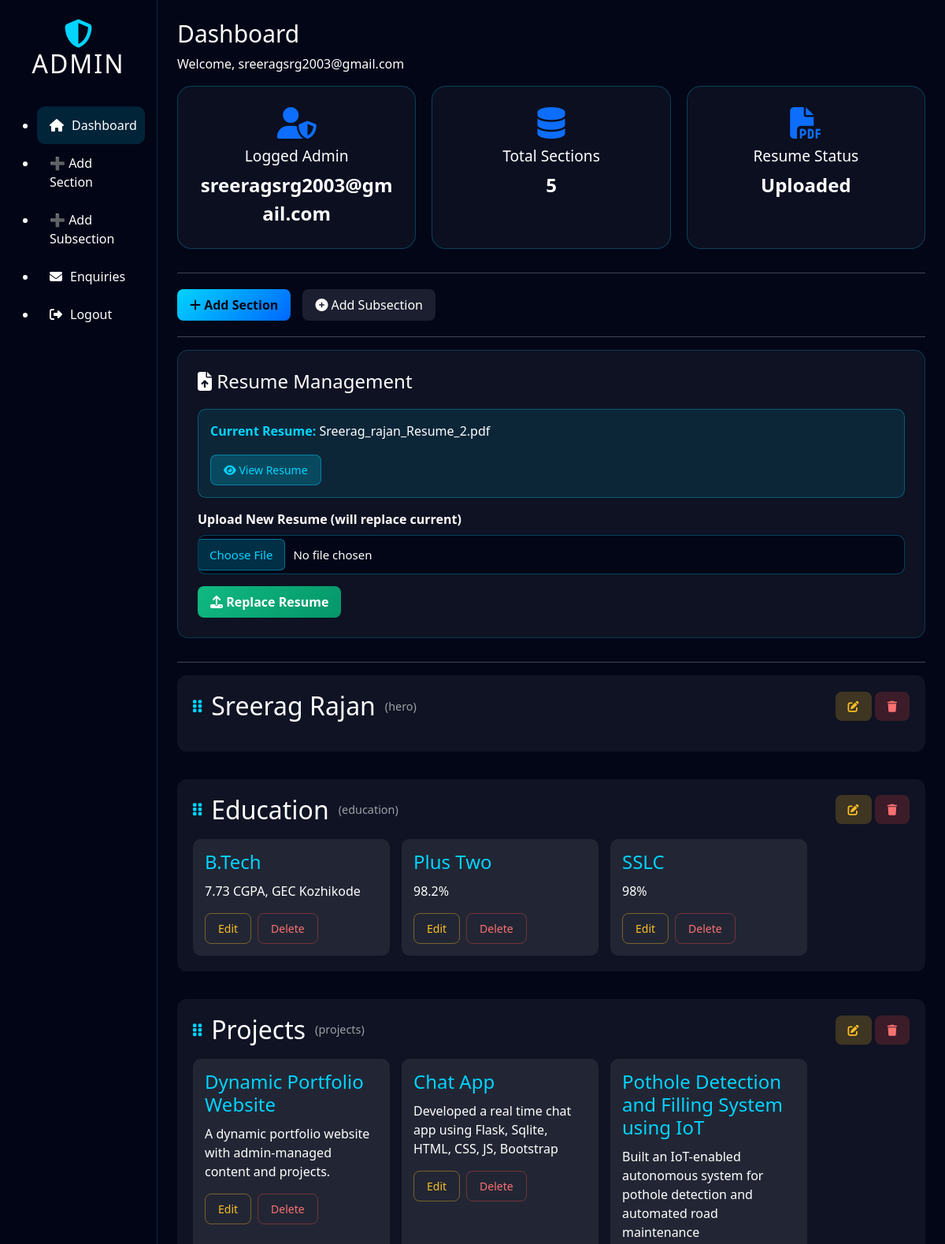
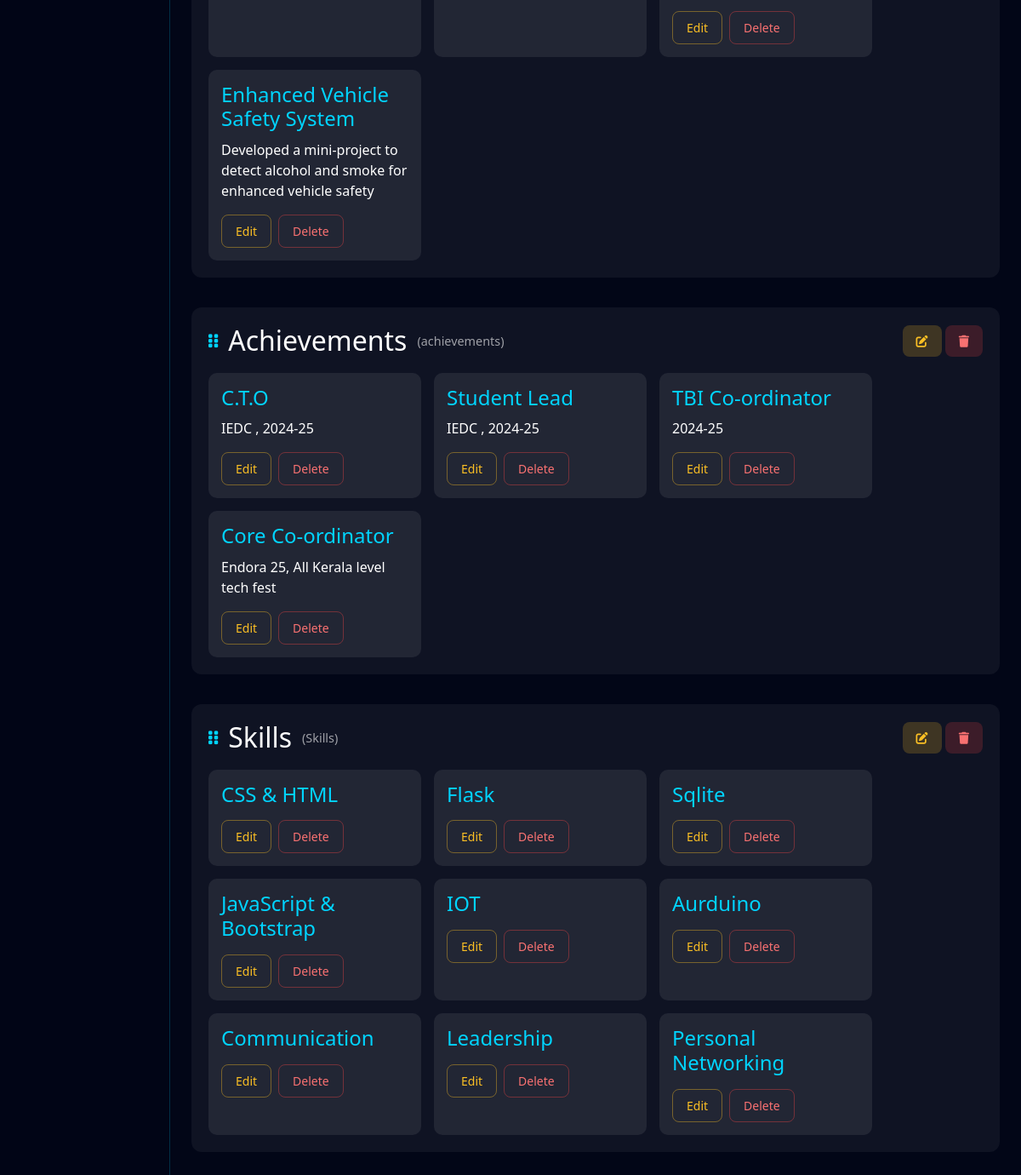
Screenshot of /admin/dashboard (signed in) with the database file from the repository (2 pictures, top to bottom).
### models.py (models this page shows)
class Resume(db.Model):
    __tablename__ = "resume"
    id = db.Column(db.Integer, primary_key=True)
    filename = db.Column(db.String(255), nullable=False)

class SectionHead(db.Model):
    __tablename__ = "section_head"
    id = db.Column(db.Integer, primary_key=True)
    section_name = db.Column(db.String(100), unique=True, nullable=False)
    section_title = db.Column(db.String(200), nullable=False)
    section_description = db.Column(db.Text)
    display_order = db.Column(db.Integer, default=0)
    items = db.relationship("SectionBody", backref="section", cascade="all, delete",
                            order_by="SectionBody.item_order")

class SectionBody(db.Model):
    __tablename__ = "section_body"
    id = db.Column(db.Integer, primary_key=True)
    section_id = db.Column(db.Integer, db.ForeignKey("section_head.id"), nullable=False)
    content_key = db.Column(db.String(100), nullable=False)
    content_value = db.Column(db.Text, nullable=False)
    group_id = db.Column(db.Integer, default=0)
    item_order = db.Column(db.Integer, default=0)

### admin/routes.py (the view)
@admin_bp.route("/dashboard")
@login_required
def dashboard():
    sections = SectionHead.query.order_by(SectionHead.display_order).all()
    resume = Resume.query.first()
    return render_template(
        "admin_dashboard.html",
        sections=sections,
        resume=resume
    )

### admin/routes.py (called while the page is built)
def login_required(f):
    from functools import wraps
    @wraps(f)
    def wrapper(*args, **kwargs):
        if "admin_id" not in session:
            return redirect(url_for("admin.login"))
        return f(*args, **kwargs)
    return wrapper

### templates/admin_dashboard.html (shortened to what this page needs)
{% extends "admin_layout.html" %}
{% set active = "dashboard" %}
{% set page_title = "Dashboard" %}
{% block content %}
<div class="dashboard-cards">
    <div class="card">
        <i class="fas fa-user-shield text-primary"></i>
        <h3>Logged Admin</h3>
        <p>{{ session['admin_username'] }}</p>
    </div>
    <div class="card">
        <i class="fas fa-database text-primary"></i>
        <h3>Total Sections</h3>
        <p>{{ sections|length }}</p>
    </div>
    <div class="card">
        <i class="fas fa-file-pdf text-primary"></i>
        <h3>Resume Status</h3>
        <p>{% if resume %}Uploaded{% else %}Not Uploaded{% endif %}</p>
    </div>
</div>
<hr>
<div class="action-buttons">
    <a class="btn btn-primary" href="{{ url_for('admin.add_section_head') }}">
        <i class="fas fa-plus"></i> Add Section
    </a>
    <a class="btn btn-secondary" href="{{ url_for('admin.add_subsection') }}">
        <i class="fas fa-plus-circle"></i> Add Subsection
    </a>
</div>
<hr>
<div class="resume-upload-section">
    <h3>
        <i class="fas fa-file-upload"></i> Resume Management
    </h3>
    {% if resume %}
    <div class="current-resume">
        <p>
            <strong>Current Resume:</strong> {{ resume.filename }}
        </p>
        <a href="{{ url_for('static', filename='uploads/resume/' + resume.filename) }}"
           target="_blank"
           class="btn btn-sm btn-info mt-2">
            <i class="fas fa-eye"></i> View Resume
        </a>
    </div>
    {% else %}
    <div class="alert alert-warning">
        <i class="fas fa-exclamation-triangle"></i> No resume uploaded yet.
    </div>
    {% endif %}
    <form method="POST"
          action="{{ url_for('admin.upload_resume') }}"
          enctype="multipart/form-data"
          style="margin-top: 15px;">
        <div class="form-group" style="margin-bottom: 15px;">
            <label style="color: white; margin-bottom: 8px; display: block;">
                {% if resume %}Upload New Resume (will replace current){% else %}Upload Resume{% endif %}
            </label>
            <input type="file"
                   name="resume"
                   accept=".pdf"
                   required
                   class="form-control"
                   style="background: rgba(2,6,23,0.9); color: white; border: 1px solid rgba(0,212,255,0.3); border-radius: 10px; padding: 10px;">
        </div>
        <button type="submit" class="btn btn-success">
            <i class="fas fa-upload"></i> {% if resume %}Replace Resume{% else %}Upload Resume{% endif %}
        </button>
    </form>
</div>
<hr>
<div id="sections-container">
{% for section in sections %}
<div class="section-block" data-id="{{ section.id }}">
    <div class="section-header">
        <div class="section-title-wrap">
            <span class="drag-handle">
                <i class="fas fa-grip-vertical"></i>
            </span>
            <h2>{{ section.section_title }}</h2>
            <span class="section-name">({{ section.section_name }})</span>
        </div>
        <div class="section-actions">
            <a href="{{ url_for('admin.edit_section', id=section.id) }}"
               class="btn btn-sm btn-warning">
                <i class="fas fa-edit"></i>
            </a>
            <a href="{{ url_for('admin.delete_section', id=section.id) }}"
               class="btn btn-sm btn-danger"
               onclick="return confirm('Delete this section and all subsections?');">
                <i class="fas fa-trash"></i>
            </a>
        </div>
    </div>
    <div class="subsection-grid">
        {% for item in section.items %}
        <div class="sub-card">
            <h4>{{ item.content_key }}</h4>
            <p>{{ item.content_value }}</p>
            <div class="sub-actions">
                <a href="{{ url_for('admin.edit_subsection', id=item.id) }}"
                   class="btn btn-sm btn-outline-warning">Edit</a>
                <a href="{{ url_for('admin.delete_subsection', id=item.id) }}"
                   class="btn btn-sm btn-outline-danger"
                   onclick="return confirm('Delete this subsection?');">
                    Delete
                </a>
            </div>
        </div>
        {% endfor %}
    </div>
</div>
{% endfor %}
</div>
{% endblock %}

### templates/admin_layout.html (shortened to what this page needs)
<!DOCTYPE html>
<html lang="en">
<head>
    <link href="https://cdn.jsdelivr.net/npm/bootstrap@5.3.3/dist/css/bootstrap.min.css" rel="stylesheet">
    <link rel="stylesheet" href="{{ url_for('static', filename='css/admin_dashboard.css') }}">
    <link rel="stylesheet" href="{{ url_for('static', filename='css/admin_forms.css') }}">
    <link rel="stylesheet" href="https://cdnjs.cloudflare.com/ajax/libs/font-awesome/6.6.0/css/all.min.css">
</head>
<body class="admin-body">
    <div class="container-fluid min-vh-100">
        <div class="row min-vh-100">
            <aside id="sidebarMenu" class="col-md-3 col-lg-2 sidebar collapse d-md-block">
                <div class="sidebar-header">
                    <i class="fas fa-shield-alt logo-icon"></i>
                    <h2>ADMIN</h2>
                </div>
                <ul class="sidebar-menu">
                    <li>
                        <a href="{{ url_for('admin.dashboard') }}"
                            class="{% if active=='dashboard' %}active{% endif %}">
                            <i class="fas fa-home"></i> Dashboard
                        </a>
                    </li>
                    <li>
                        <a href="{{ url_for('admin.add_section_head') }}">
                            ➕ Add Section
                        </a>
                    </li>
                    <li>
                        <a href="{{ url_for('admin.add_subsection') }}">
                            ➕ Add Subsection
                        </a>
                    </li>
                    <li>
                        <a href="{{ url_for('admin.enquiries') }}">
                            <i class="fas fa-envelope"></i> Enquiries
                        </a>
                    </li>
                    <li>
                        <a href="{{ url_for('admin.logout') }}" class="logout-btn">
                            <i class="fas fa-sign-out-alt"></i> Logout
                        </a>
                    </li>
                </ul>
            </aside>
            <main class="col-md-9 col-lg-10 main-content">
                <header class="admin-header">
                    <h1>{{ page_title }}</h1>
                    <p>Welcome, {{ session['admin_username'] }}</p>
                </header>
                <section class="content-section">
                    {% block content %}{% endblock %}
                </section>
            </main>
        </div>
    </div>
</body>
</html>

### static/css/admin_dashboard.css (style rules this page uses)
* { margin: 0; padding: 0; box-sizing: border-box; }
body.admin-body { background: #020617; color: #ffffff; min-height: 100vh; font-family: 'Segoe UI', Tahoma, Geneva, Verdana, sans-serif; }
.sidebar { background: rgba(2, 6, 23, 0.95); min-height: 100vh; border-right: 1px solid rgba(0, 212, 255, 0.2); padding: 25px 15px; }
.sidebar-header { text-align: center; margin-bottom: 35px; }
.logo-icon { font-size: 36px; color: #00d4ff; }
.sidebar-header h2 { color: #ffffff; letter-spacing: 2px; }
.sidebar-menu a { display: flex; align-items: center; gap: 10px; padding: 12px 16px; color: #ffffff !important; text-decoration: none; border-radius: 10px; transition: 0.3s ease; font-weight: 500; }
.sidebar-menu a:hover, .sidebar-menu a.active { background: rgba(0, 212, 255, 0.15); }
.main-content { padding: 25px; }
.admin-header h1 { font-size: 30px; color: #ffffff !important; }
.admin-header p { color: #ffffff !important; }
.dashboard-cards { display: flex; gap: 20px; margin-bottom: 30px; flex-wrap: wrap; }
.card { flex: 1; min-width: 200px; background: rgba(255, 255, 255, 0.04); padding: 26px; border-radius: 18px; border: 1px solid rgba(0, 212, 255, 0.25); text-align: center; transition: 0.3s ease; }
.card i { font-size: 2.5rem; margin-bottom: 10px; }
.card h3 { color: #ffffff !important; font-size: 1.2rem; margin-bottom: 8px; }
.card p { color: #ffffff !important; font-size: 1.5rem; font-weight: 600; margin: 0; }
.action-buttons { display: flex; gap: 15px; margin: 20px 0; flex-wrap: wrap; }
.action-buttons a { text-decoration: none !important; }
.resume-upload-section { background: rgba(255,255,255,0.05); padding: 25px; border-radius: 14px; margin-bottom: 30px; border: 1px solid rgba(0, 212, 255, 0.2); }
.resume-upload-section h3 { color: white; margin-bottom: 20px; font-size: 1.5rem; }
.current-resume { background: rgba(0,212,255,0.1); padding: 15px; border-radius: 10px; margin-bottom: 15px; border: 1px solid rgba(0, 212, 255, 0.3); }
.current-resume p { color: white; margin: 0; margin-bottom: 10px; }
.current-resume strong { color: #00d4ff; }
.resume-upload-section .form-control { background: rgba(2,6,23,0.9) !important; color: white !important; border: 1px solid rgba(0,212,255,0.3) !important; border-radius: 10px !important; padding: 10px !important; }
.resume-upload-section label { color: white; margin-bottom: 8px; display: block; font-weight: 600; }
.section-block { background: rgba(255,255,255,0.05); padding: 20px; border-radius: 12px; margin-bottom: 35px; user-select: none; -webkit-user-select: none; }
.section-header { display: flex; justify-content: space-between; align-items: center; flex-wrap: wrap; gap: 15px; }
.section-title-wrap { display: flex; align-items: center; gap: 12px; }
.section-header h2 { color: #ffffff; margin: 0; }
.section-name { color: rgba(255, 255, 255, 0.6); font-size: 0.9rem; }
.drag-handle { cursor: grab; color: #00d4ff; font-size: 18px; }
.subsection-grid { display: flex; gap: 15px; flex-wrap: wrap; margin-top: 18px; }
.sub-card { width: 250px; padding: 15px; background: rgba(255,255,255,0.08); border-radius: 10px; color: white; }
.sub-card h4 { color: #00d4ff; margin-bottom: 10px; }
.sub-actions { margin-top: 10px; display: flex; gap: 8px; }
.btn { border-radius: 8px; padding: 8px 16px; transition: 0.3s ease; border: none; }
.btn-primary { background: linear-gradient(135deg, #00d4ff, #0066ff); color: #020617; font-weight: 600; }
.btn-secondary { background: rgba(255, 255, 255, 0.1); color: white; }
.btn-success { background: linear-gradient(135deg, #10b981, #059669); color: white; font-weight: 600; }
.btn-info { background: rgba(0, 212, 255, 0.2); color: #00d4ff; border: 1px solid rgba(0, 212, 255, 0.4); }
.btn-warning { background: rgba(251, 191, 36, 0.2); color: #fbbf24; }
.btn-danger { background: rgba(239, 68, 68, 0.2); color: #f87171; }
.btn-outline-warning { border: 1px solid rgba(251, 191, 36, 0.4); color: #fbbf24; }
.btn-outline-danger { border: 1px solid rgba(239, 68, 68, 0.4); color: #f87171; }

### static/css/admin_forms.css (style rules this page uses)
.form-group { margin-bottom: 18px; }
.form-group label { font-weight: 600; margin-bottom: 8px; display: block; color: #e2e8f0; }
.form-group input, .form-group select, .form-group textarea { width: 100%; padding: 12px 14px; font-size: 15px; border-radius: 10px; border: 1px solid rgba(56, 189, 248, 0.3); background: rgba(2, 6, 23, 0.9); color: #ffffff; transition: 0.3s ease; }

### rows the page displays
Resume: filename "Sreerag_rajan_Resume_2.pdf"
SectionHead: section_title "Sreerag Rajan", section_name "hero"
SectionHead: section_title "Education", section_name "education"
SectionBody: content_key "B.Tech", content_value "7.73 CGPA, GEC Kozhikode"
SectionBody: content_key "Plus Two", content_value "98.2%"
SectionBody: content_key "SSLC", content_value "98%"
SectionHead: section_title "Projects", section_name "projects"
SectionBody: content_key "Dynamic Portfolio Website", content_value "A dynamic portfolio website with admin-managed content and projects."
SectionBody: content_key "Chat App", content_value "Developed a real time chat app using Flask, Sqlite, HTML, CSS, JS, Bootstrap"
SectionBody: content_key "Pothole Detection and Filling System using IoT", content_value "Built an IoT-enabled autonomous system for pothole detection and automated road maintenance"
SectionBody: content_key "Enhanced Vehicle Safety System", content_value "Developed a mini-project to detect alcohol and smoke for enhanced vehicle safety"
SectionHead: section_title "Achievements", section_name "achievements"
SectionBody: content_key "C.T.O", content_value "IEDC , 2024-25"
SectionBody: content_key "Student Lead", content_value "IEDC , 2024-25"
SectionBody: content_key "TBI Co-ordinator", content_value "2024-25"
SectionBody: content_key "Core Co-ordinator", content_value "Endora 25, All Kerala level tech fest"
SectionHead: section_title "Skills", section_name "Skills"
SectionBody: content_key "CSS & HTML"
SectionBody: content_key "Flask"
SectionBody: content_key "Sqlite"
SectionBody: content_key "JavaScript & Bootstrap"
SectionBody: content_key "IOT"
SectionBody: content_key "Aurduino"
SectionBody: content_key "Communication"
SectionBody: content_key "Leadership"
SectionBody: content_key "Personal Networking"

### other values shown
{{ page_title }} "Dashboard"
{{ session['admin_username'] }} "sreeragsrg2003@gmail.com"
{{ sections|length }} "5"
